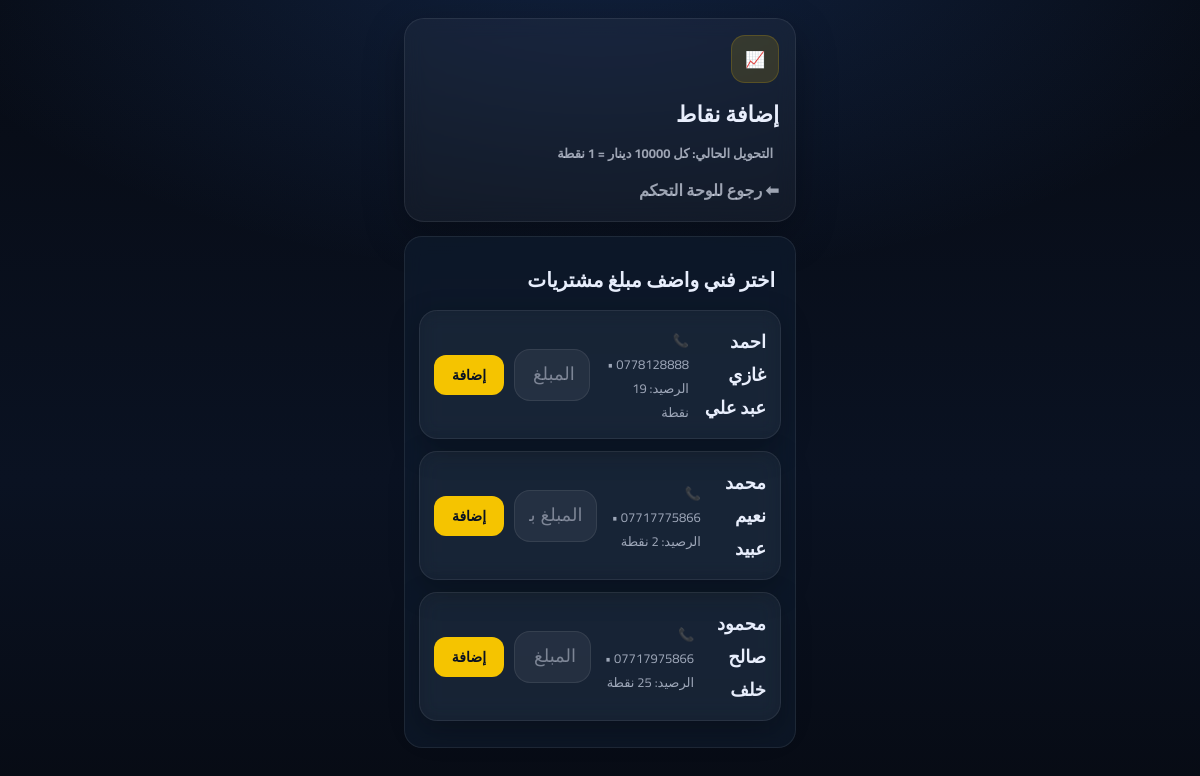
Page /admin/points (signed in) on the committed database.
### tables this page shows
CREATE TABLE technicians (
        id INTEGER PRIMARY KEY AUTOINCREMENT,
        name TEXT NOT NULL,
        phone TEXT UNIQUE NOT NULL,
        password TEXT NOT NULL,
        specialty TEXT,
        points INTEGER NOT NULL DEFAULT 0,
        created_at TEXT NOT NULL
    );

### app.py (the view)
@app.get("/admin/points")
def admin_points():
    if not admin_required():
        return redirect(url_for("admin_login"))
    iqd_per_point = int(db.get_setting("iqd_per_point", "10000"))
    con = db.connect()
    techs = con.execute("SELECT id,name,phone,points FROM technicians ORDER BY name").fetchall()
    con.close()
    return render_template("admin_points.html", site_name=SITE_NAME, techs=techs, iqd_per_point=iqd_per_point)

### app.py (called while the page is built)
def admin_required():
    return session.get("admin_logged_in") is True

### db.py (called while the page is built)
def connect():
    con = sqlite3.connect(DB_PATH)
    con.row_factory = sqlite3.Row
    return con

def get_setting(key, default=None):
    con = connect()
    row = con.execute("SELECT value FROM settings WHERE key=?", (key,)).fetchone()
    con.close()
    return row["value"] if row else default

### templates/admin_points.html (shortened to what this page needs)
<!doctype html>
<html lang="ar" dir="rtl">
<head>
<link rel="stylesheet" href="{{ url_for('static', filename='css/theme.css') }}">
</head>
<body>
<div class="mobile-wrap">
<div class="top-card">
  <div class="badge-icon">📈</div>
  <div style="margin-top:10px;">
    <div class="page-title">إضافة نقاط</div>
    <div class="page-subtitle">
      التحويل الحالي: كل {{ iqd_per_point }} دينار = 1 نقطة
    </div>
  </div>
  <div style="margin-top:10px;">
    <a href="{{ url_for('admin_dashboard') }}"
       style="color:var(--muted);text-decoration:none;font-weight:800;">
       ⬅ رجوع للوحة التحكم
    </a>
  </div>
</div>
<div class="section">
<div class="section-title">اختر فني واضف مبلغ مشتريات</div>
{% for t in techs %}
<div class="quick-item" style="text-align:right;">
<div style="font-weight:900;font-size:18px;">{{ t.name }}</div>
<div class="muted small" style="margin-top:2px;">
📞 {{ t.phone }} • الرصيد: {{ t.points }} نقطة
</div>
<form method="post" action="{{ url_for('admin_points_add') }}" class="points-form">
<input name="amount"
       type="text"
       inputmode="numeric"
       pattern="[0-9]*"
       class="input amount-input"
       placeholder="المبلغ بالدينار">
<button class="btn-yellow btn-add-small" type="submit">
إضافة
</button>
</form>
</div>
{% endfor %}
</div>
</div>
</body>
</html>

### static/css/theme.css (style rules this page uses)
:root { --bg-1:#0b1220; --bg-2:#0f1b2d; --card:#121f33; --card-2:#17263d; --stroke:rgba(255,255,255,.08); --text:#e8eefc; --muted:rgba(232,238,252,.65); --yellow:#f5c400; --green:#22c55e; }
* { box-sizing:border-box; }
body { margin:0; font-family: "Cairo", system-ui, -apple-system, "Segoe UI", Tahoma, Arial; background: radial-gradient(1200px 600px at 20% 0%, #142544 0%, var(--bg-1) 55%, #070b14 100%); color: var(--text); }
.mobile-wrap { width: min(420px, 100%); margin: 0 auto; padding: 18px 14px 26px; }
.top-card { background: linear-gradient(180deg, var(--card) 0%, var(--bg-2) 100%); border: 1px solid var(--stroke); border-radius: 18px; padding: 16px; box-shadow: 0 20px 45px rgba(0,0,0,.35); position: relative; overflow: hidden; }
.badge-icon { width: 48px; height: 48px; border-radius: 14px; display:flex; align-items:center; justify-content:center; background: rgba(245,196,0,.14); border: 1px solid rgba(245,196,0,.18); }
.section { margin-top: 16px; background: rgba(18,31,51,.55); border: 1px solid var(--stroke); border-radius: 18px; padding: 14px; }
.section-title { font-size: 22px; font-weight: 800; margin: 6px 6px 12px; }
.quick-item { background: linear-gradient(180deg, var(--card) 0%, var(--card-2) 100%); border: 1px solid var(--stroke); border-radius: 18px; padding: 18px 14px; text-align:center; margin-bottom: 12px; }
.muted { color: var(--muted); }
.small { font-size: 13px; }
.btn-yellow { width:100%; border:none; background: var(--yellow); color:#09101f; font-weight: 800; padding: 12px 14px; border-radius: 14px; }
.input { width:100%; background: rgba(255,255,255,.06); border: 1px solid var(--stroke); border-radius: 14px; padding: 12px 12px; color: var(--text); outline: none; }
.input::placeholder { color: rgba(232,238,252,.45); }
.top-card, .section, .quick-item { backdrop-filter: blur(10px); }
.btn-yellow { cursor:pointer; transition: transform .12s ease, filter .12s ease; }
.page-title { font-size: 22px; font-weight: 900; margin: 10px 6px 0; }
.page-subtitle { color: var(--muted); font-weight: 700; margin: 6px 6px 0; font-size: 13px; }
.page-title { font-size:22px; font-weight:900; margin: 6px 0 0; }
.page-subtitle { color: var(--muted); font-weight:700; margin-top:6px; font-size:13px; }
html, body { width:100%; height:100%; margin:0; padding:0; overflow-x:hidden; font-family:'Cairo', system-ui, -apple-system, Segoe UI, Roboto, Arial, sans-serif; background: radial-gradient(1200px 600px at 50% -10%, rgba(59,130,246,.20), transparent 60%), linear-gradient(180deg, #070b14 0%, #0a1222 60%, #070b14 100%); }
body { display:flex; justify-content:center; }
.mobile-wrap { width:min(420px, 100%); margin:0 auto; padding:18px 14px 28px; box-sizing:border-box; }
.section { margin-top:14px; }
.section-title { font-size:20px; font-weight:900; margin:10px 6px 12px; }
.quick-item { display:flex; align-items:center; gap:12px; padding:14px 14px; border-radius:18px; background: rgba(255,255,255,.04); border:1px solid rgba(255,255,255,.08); box-shadow: 0 10px 30px rgba(0,0,0,.25); margin-bottom:12px; width:100%; box-sizing:border-box; }
.top-card { width:100%; box-sizing:border-box; border-radius:20px; background: rgba(255,255,255,.04); border:1px solid rgba(255,255,255,.08); box-shadow: 0 14px 40px rgba(0,0,0,.28); padding:16px; }
.muted { color: rgba(230, 238, 255, .65); }
.btn-yellow { width:100%; border:0; border-radius:16px; padding:12px 14px; font-weight:900; cursor:pointer; background:#f5c400; color:#0a1222; }

### templates/admin_points.html (style rules this page uses)
.points-form { display:flex; gap:10px; align-items:center; }
.amount-input { flex:1; height:52px; font-size:18px; padding:12px 14px; border-radius:16px; }
.btn-add-small { width:auto !important; min-width:70px; padding:8px 12px; height:40px; font-size:14px; border-radius:12px; white-space:nowrap; }

### rows in the picture
technicians: name "احمد غازي عبد علي", phone "0778128888", points "19"
technicians: name "محمد نعيم عبيد"
technicians: name "محمود صالح خلف", phone "07717975866"

### other values in the picture
{{ iqd_per_point }} "10000"
